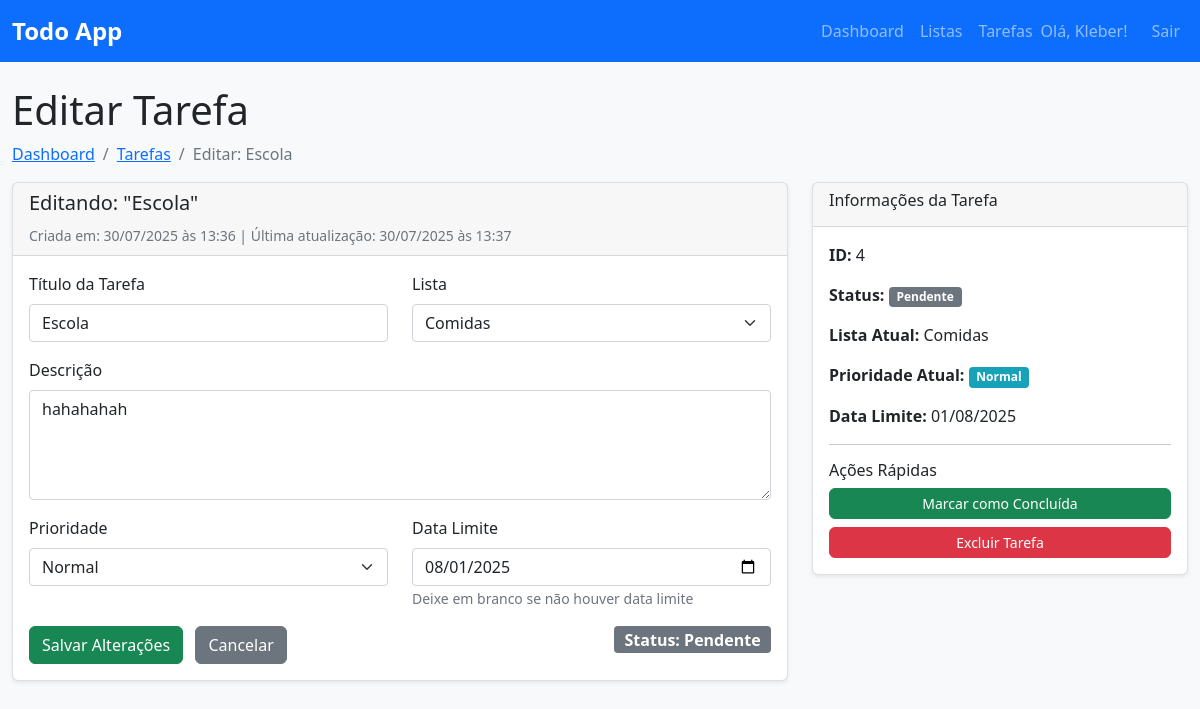
The page /tarefa/4/editar (signed in) on the database its author committed.
### models/usuario.py (models this page shows, shortened)
class Usuario(UserMixin, db.Model):
    __tablename__ = 'usuario'
    id = db.Column(db.Integer, primary_key=True)
    nome_usuario = db.Column(db.String(64), unique=True, nullable=False)
    email = db.Column(db.String(120), unique=True, nullable=False)
    senha_hash = db.Column(db.String(128), nullable=False)
    listas = db.relationship('Lista', backref='dono', lazy=True)
    tarefas = db.relationship('Tarefa', backref='usuario', lazy=True)
    comentarios = db.relationship('Comentario', backref='usuario', lazy=True)

### models/outros_models.py (models this page shows, shortened)
class Tarefa(db.Model):
    __tablename__ = 'tarefa'
    id = db.Column(db.Integer, primary_key=True)
    titulo = db.Column(db.String(200), nullable=False)
    descricao = db.Column(db.Text)
    data_limite = db.Column(db.DateTime)
    concluida = db.Column(db.Boolean, default=False)
    prioridade = db.Column(db.String(20), default='Normal')  # Baixa, Normal, Alta, Urgente
    criada_em = db.Column(db.DateTime, default=datetime.utcnow)
    atualizada_em = db.Column(db.DateTime, default=datetime.utcnow, onupdate=datetime.utcnow)
    lista_id = db.Column(db.Integer, db.ForeignKey('lista.id'), nullable=False)
    usuario_id = db.Column(db.Integer, db.ForeignKey('usuario.id'), nullable=False)
    etiquetas = db.relationship('Etiqueta', secondary=tarefa_etiqueta, back_populates='tarefas')
    comentarios = db.relationship('Comentario', backref='tarefa', lazy=True)

class Lista(db.Model):
    __tablename__ = 'lista'
    id = db.Column(db.Integer, primary_key=True)
    nome = db.Column(db.String(120), nullable=False)
    usuario_id = db.Column(db.Integer, db.ForeignKey('usuario.id'), nullable=False)
    tarefas = db.relationship('Tarefa', backref='lista', lazy=True)

### controllers/main_controller.py (the view)
@main_bp.route('/tarefa/<int:tarefa_id>/editar', methods=['GET', 'POST'])
@login_required
def editar_tarefa(tarefa_id):
    from forms.task_forms import EditarTarefaForm
    from datetime import datetime
    tarefa = Tarefa.query.filter_by(id=tarefa_id, usuario_id=current_user.id).first()
    if not tarefa:
        flash('Tarefa não encontrada.', 'error')
        return redirect(url_for('main.tarefas'))
    form = EditarTarefaForm()
    if form.validate_on_submit():
        tarefa.titulo = form.titulo.data
        tarefa.descricao = form.descricao.data
        tarefa.lista_id = form.lista_id.data
        tarefa.prioridade = form.prioridade.data
        tarefa.data_limite = form.data_limite.data
        tarefa.atualizada_em = datetime.utcnow()
        try:
            db.session.commit()
            flash(f'Tarefa "{tarefa.titulo}" foi atualizada com sucesso!', 'success')
            return redirect(url_for('main.tarefas'))
        except Exception as e:
            db.session.rollback()
            flash('Erro ao atualizar tarefa.', 'error')
    elif request.method == 'GET':
        form.titulo.data = tarefa.titulo
        form.descricao.data = tarefa.descricao
        form.lista_id.data = tarefa.lista_id
        form.prioridade.data = tarefa.prioridade
        form.data_limite.data = tarefa.data_limite
    return render_template('main/editar_tarefa.html', form=form, tarefa=tarefa)

### forms/task_forms.py
class EditarTarefaForm(FlaskForm):
    titulo = StringField(
        'Título da Tarefa',
        validators=[DataRequired(), Length(min=1, max=200)]
    )
    descricao = TextAreaField(
        'Descrição',
        validators=[Length(max=500)]
    )
    lista_id = SelectField(
        'Lista',
        validators=[DataRequired()],
        coerce=int
    )
    prioridade = SelectField(
        'Prioridade',
        choices=[
            ('Baixa', 'Baixa'),
            ('Normal', 'Normal'),
            ('Alta', 'Alta'),
            ('Urgente', 'Urgente')
        ],
        default='Normal'
    )
    data_limite = DateField(
        'Data Limite',
        validators=[]
    )
    submit = SubmitField('Salvar Alterações')
    def __init__(self, *args, **kwargs):
        super(EditarTarefaForm, self).__init__(*args, **kwargs)
        if current_user.is_authenticated:
            self.lista_id.choices = [
                (lista.id, lista.nome)
                for lista in Lista.query.filter_by(usuario_id=current_user.id).all()
            ]

### app.py (called while the page is built)
def create_app():
    app = Flask(__name__)
    app.config['SECRET_KEY'] = 'sua-chave-secreta-aqui'  # Mude isso para produção
    app.config['SQLALCHEMY_DATABASE_URI'] = 'sqlite:///todo_app.db'  # Banco SQLite
    app.config['SQLALCHEMY_TRACK_MODIFICATIONS'] = False
    db.init_app(app)
    login_manager = LoginManager()
    login_manager.init_app(app)
    login_manager.login_view = 'auth.login'  # Página de login
    login_manager.login_message = 'Por favor, faça login para acessar esta página.'
    @login_manager.user_loader
    def load_user(user_id):
        return Usuario.query.get(int(user_id))
    app.register_blueprint(auth_bp)
    app.register_blueprint(main_bp)
    with app.app_context():
        db.create_all()
    return app

### templates/main/editar_tarefa.html (shortened to what this page needs)
{% extends "base.html" %}
{% block content %}
<div class="row">
    <div class="col-12">
        <h1>Editar Tarefa</h1>
        <nav aria-label="breadcrumb">
            <ol class="breadcrumb">
                <li class="breadcrumb-item"><a href="{{ url_for('main.index') }}">Dashboard</a></li>
                <li class="breadcrumb-item"><a href="{{ url_for('main.tarefas') }}">Tarefas</a></li>
                <li class="breadcrumb-item active">Editar: {{ tarefa.titulo }}</li>
            </ol>
        </nav>
    </div>
</div>
<div class="row">
    <div class="col-md-8">
        <div class="card">
            <div class="card-header">
                <h5>Editando: "{{ tarefa.titulo }}"</h5>
                <small class="text-muted">
                    Criada em: {{ tarefa.criada_em.strftime('%d/%m/%Y às %H:%M') }}
                    {% if tarefa.atualizada_em != tarefa.criada_em %}
                    | Última atualização: {{ tarefa.atualizada_em.strftime('%d/%m/%Y às %H:%M') }}
                    {% endif %}
                </small>
            </div>
            <div class="card-body">
                <form method="POST">
                    <div class="row">
                        <div class="col-md-6">
                            <div class="mb-3">
                                {{ form.titulo.label(class="form-label") }}
                                {{ form.titulo(class="form-control") }}
                            </div>
                        </div>
                        <div class="col-md-6">
                            <div class="mb-3">
                                {{ form.lista_id.label(class="form-label") }}
                                {{ form.lista_id(class="form-select") }}
                            </div>
                        </div>
                    </div>
                    <div class="mb-3">
                        {{ form.descricao.label(class="form-label") }}
                        {{ form.descricao(class="form-control", rows="4") }}
                    </div>
                    <div class="row">
                        <div class="col-md-6">
                            <div class="mb-3">
                                {{ form.prioridade.label(class="form-label") }}
                                {{ form.prioridade(class="form-select") }}
                            </div>
                        </div>
                        <div class="col-md-6">
                            <div class="mb-3">
                                {{ form.data_limite.label(class="form-label") }}
                                {{ form.data_limite(class="form-control") }}
                                <small class="form-text text-muted">Deixe em branco se não houver data limite</small>
                            </div>
                        </div>
                    </div>
                    <div class="d-flex justify-content-between">
                        <div>
                            {{ form.submit(class="btn btn-success me-2") }}
                            <a href="{{ url_for('main.tarefas') }}" class="btn btn-secondary">Cancelar</a>
                        </div>
                        <div>
                            <span class="badge bg-{{ 'success' if tarefa.concluida else 'secondary' }} fs-6">
                                Status: {{ 'Concluída' if tarefa.concluida else 'Pendente' }}
                            </span>
                        </div>
                    </div>
                </form>
            </div>
        </div>
    </div>
    <div class="col-md-4">
        <div class="card">
            <div class="card-header">
                <h6>Informações da Tarefa</h6>
            </div>
            <div class="card-body">
                <p><strong>ID:</strong> {{ tarefa.id }}</p>
                <p><strong>Status:</strong>
                    <span class="badge bg-{{ 'success' if tarefa.concluida else 'secondary' }}">
                        {{ 'Concluída' if tarefa.concluida else 'Pendente' }}
                    </span>
                </p>
                <p><strong>Lista Atual:</strong> {{ tarefa.lista.nome }}</p>
                <p><strong>Prioridade Atual:</strong>
                    <span class="badge bg-{{ 'danger' if tarefa.prioridade == 'Urgente'
                                          else 'warning' if tarefa.prioridade == 'Alta'
                                          else 'info' if tarefa.prioridade == 'Normal'
                                          else 'secondary' }}">
                        {{ tarefa.prioridade }}
                    </span>
                </p>
                {% if tarefa.data_limite %}
                <p><strong>Data Limite:</strong> {{ tarefa.data_limite.strftime('%d/%m/%Y') }}</p>
                {% endif %}
                <hr>
                <h6>Ações Rápidas</h6>
                <form method="POST" action="{{ url_for('main.concluir_tarefa', tarefa_id=tarefa.id) }}" class="mb-2">
                    <button type="submit" class="btn btn-sm btn-{{ 'warning' if tarefa.concluida else 'success' }} w-100">
                        {{ 'Marcar como Pendente' if tarefa.concluida else 'Marcar como Concluída' }}
                    </button>
                </form>
                <form method="POST" action="{{ url_for('main.excluir_tarefa', tarefa_id=tarefa.id) }}"
                      onsubmit="return confirm('Tem certeza que deseja excluir esta tarefa?')">
                    <button type="submit" class="btn btn-sm btn-danger w-100">
                        Excluir Tarefa
                    </button>
                </form>
            </div>
        </div>
    </div>
</div>
{% endblock %}

### templates/base.html (shortened to what this page needs)
<!DOCTYPE html>
<html lang="pt-BR">
<head>
    <link href="https://cdnjs.cloudflare.com/ajax/libs/bootstrap/5.1.3/css/bootstrap.min.css" rel="stylesheet">
    <link href="{{ url_for('static', filename='css/style.css') }}" rel="stylesheet">
</head>
<body>
    <nav class="navbar navbar-expand-lg navbar-dark bg-primary">
        <div class="container">
            <a class="navbar-brand" href="{{ url_for('main.index') }}">Todo App</a>
            {% if current_user.is_authenticated %}
            <div class="navbar-nav ms-auto">
                <a class="nav-link" href="{{ url_for('main.index') }}">Dashboard</a>
                <a class="nav-link" href="{{ url_for('main.listas') }}">Listas</a>
                <a class="nav-link" href="{{ url_for('main.tarefas') }}">Tarefas</a>
                <span class="navbar-text me-3">Olá, {{ current_user.nome_usuario }}!</span>
                <a class="nav-link" href="{{ url_for('auth.logout') }}">Sair</a>
            </div>
            {% endif %}
        </div>
    </nav>
    <div class="container mt-4">
        {% block content %}{% endblock %}
    </div>
</body>
</html>

### static/css/style.css (style rules this page uses)
body { background-color: #f8f9fa; font-family: 'Segoe UI', Tahoma, Geneva, Verdana, sans-serif; }
.navbar-brand { font-weight: bold; font-size: 1.5rem; }
.card { box-shadow: 0 0.125rem 0.25rem rgba(0, 0, 0, 0.075); border: 1px solid rgba(0, 0, 0, 0.125); border-radius: 0.375rem; }
.card-body h6 { margin-bottom: 0.5rem; }
.badge { font-size: 0.75em; }
.form-label { font-weight: 500; margin-bottom: 0.5rem; }
.badge.bg-info { background-color: #17a2b8 !important; }
.badge.bg-secondary { background-color: #6c757d !important; }
.btn { border-radius: 0.375rem; font-weight: 500; }
.container { max-width: 1200px; }
.text-muted { color: #6c757d !important; }

### rows shown on the page
Usuario: nome_usuario "Kleber"
Tarefa: titulo "Escola", criada_em "30/07/2025 às 13:36", atualizada_em "30/07/2025 às 13:37", lista_id "Comidas", descricao "hahahahah", prioridade "Normal", data_limite "08/01/2025", concluida "Pendente", id "4", data_limite "01/08/2025", concluida "Marcar como Concluída"
Lista: lista.nome "Comidas"
